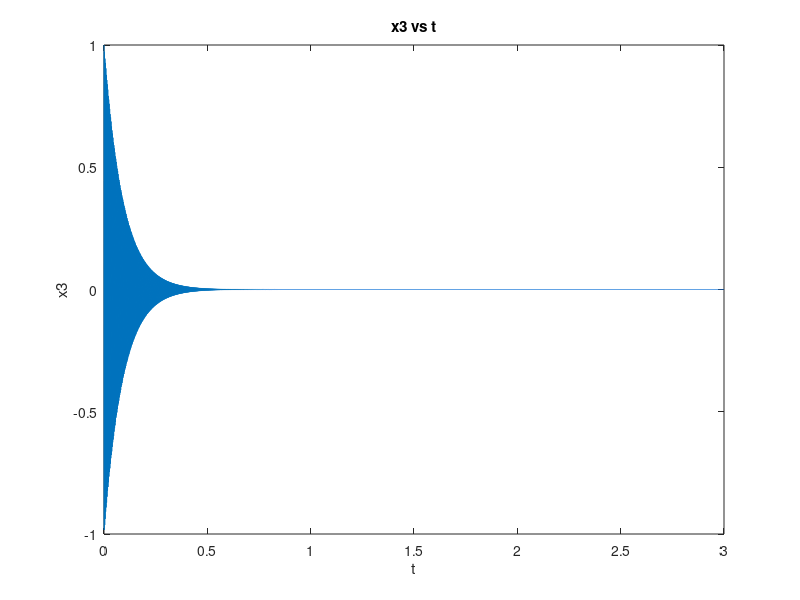

The MATLAB script that drew this image:
f0 = 440;
t = 0:0.0001:3;
a = 3;
x3 = exp(-(a^2+2)*t).*cos(2*pi*f0*t);
plot(t,x3);
ylabel('x3');
xlabel('t')
title('x3 vs t')
